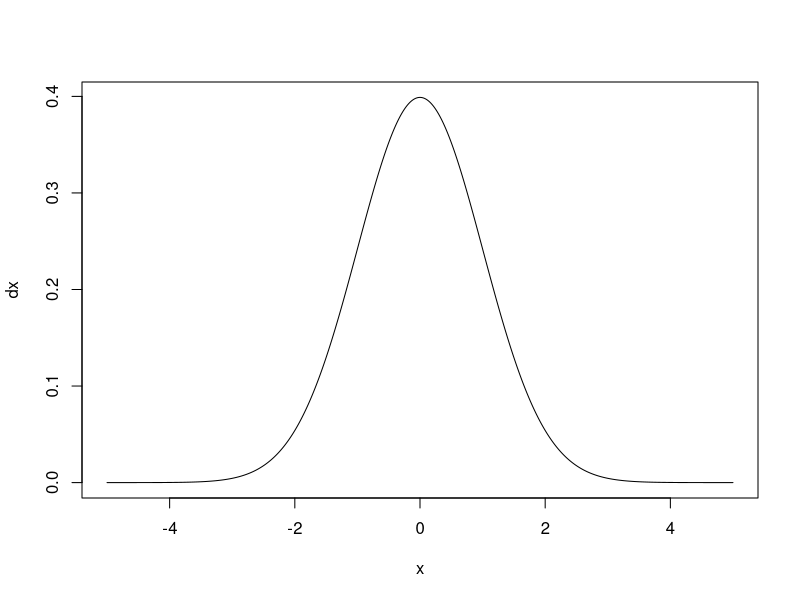
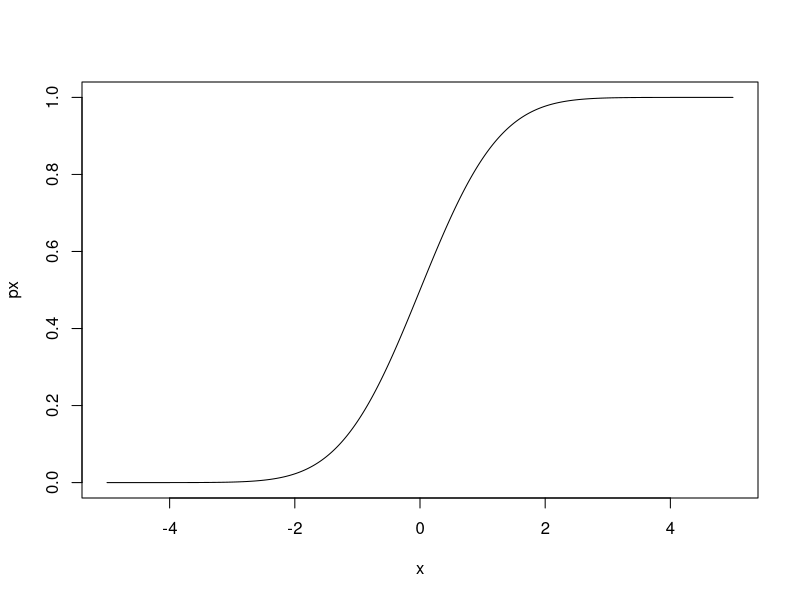
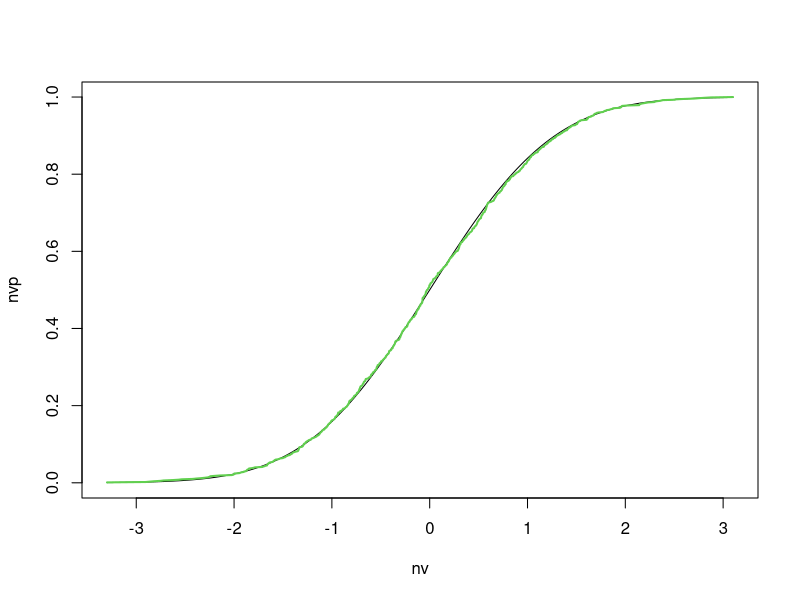
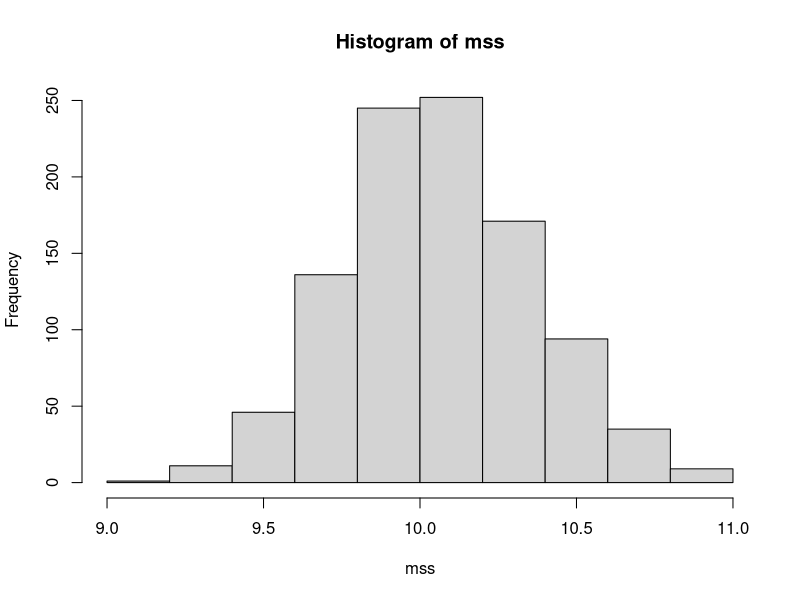
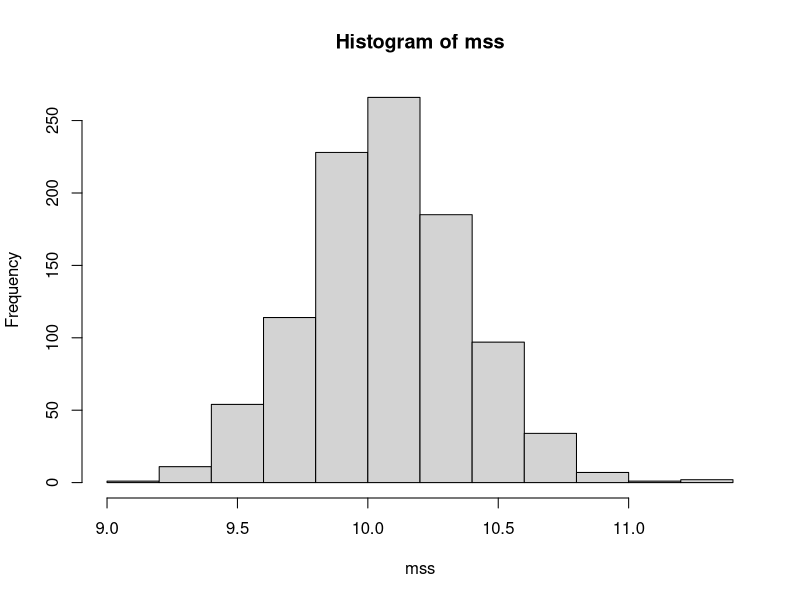
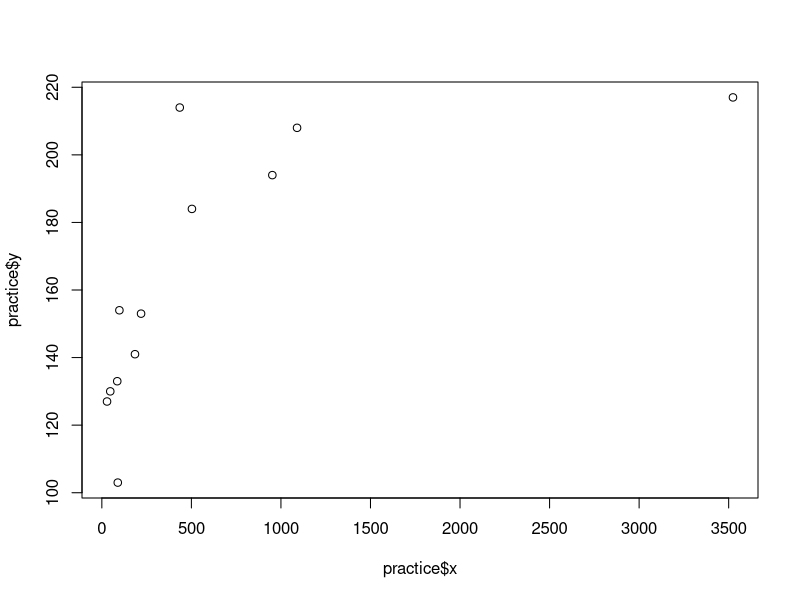
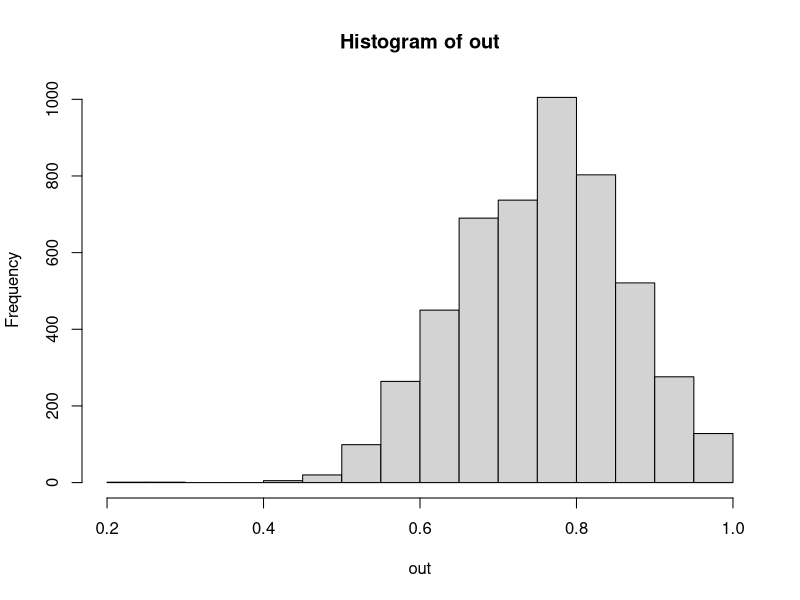
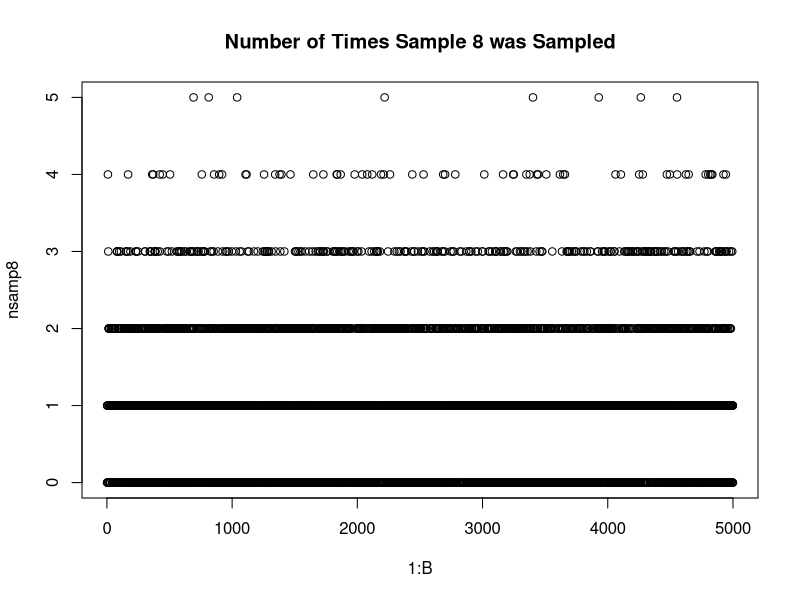

These figures' R source, in order:
## ---- chunk 1
knitr::opts_chunk$set(echo = TRUE, message = F, warning = F)
library(tidyr)
library(purrr)
library(magrittr)
library(dplyr)
library(tibble)
## ---- chunk 2

## ---- chunk 3
#generate ssome random sequence
x <- sort(seq(-5,5,length=1000))
#probability of each value in x
dx <- dnorm(x)
#Density plot of x
plot(x,dx,type='l')
#Probability Distribution
px <- pnorm(x)
#plot of the Probability Distribution
plot(x,px,type='l')
## ---- chunk 4
#simulate 1000 values from the normal distribution and sort them
nv <- sort(rnorm(1000,0,1))
# Obtaining the Distribution Function
nvp <- pnorm(nv)
#plotting the distribution function
plot(nv,nvp,type='l')
##getting the empirical distribution
emnv <- (1:length(nv))/length(nv)
lines(nv,emnv,col=3,lwd=2)
## ---- chunk 5
# A sample of 10 shoe sizes
ss <- c(11.201, 10.035, 11.118, 9.055, 9.434, 9.663, 10.403, 11.662, 9.285,8.84)
#summary statistics of shoe size
mean(ss)
var(ss)
sd(ss)
#variacne of the sample mean
var(ss)/length(ss)
#standard error 
sd(ss)/sqrt(length(ss))
## ---- chunk 6
n <- length(ss)
B <- 1000
mss <- numeric(B)
#bootstrapping algorithm
set.seed(1000)
for(i in 1:B){
  sams <- sample(ss,n,replace = T)
  mss[[i]] <- mean(sams)
}
#
mean(mss)
#
var(mss)
#
sd(mss)
## ---- chunk 7
hist(mss)
## ---- chunk 8
n <- length(ss)
B <- 1000
mss <- numeric(B)
#bootstrapping algorithm
set.seed(1000)
for(i in 1:B){
  sams <- rnorm(n,mean(ss),sd(ss))
  mss[[i]] <- mean(sams)
}
#
mean(mss)
#
var(mss)
#
sd(mss)
## ---- chunk 9
hist(mss)
## ---- chunk 10
#dataset
practice <- tibble(x=c(29,435,86,1090,219,503,47,3524,185,98,952,89),
                   y=c(127,214,133,208,153,184,130,217,141,154,194,103))
#observed correlation
cor(practice$x,practice$y)
#scatter plot
plot(practice$x,practice$y)
B <- 5000
out <- vector("numeric",B)
nsamp8 <- vector("numeric",B)
for(i in 1:B){
  rs <- sample(1:length(practice$x),length(practice$x),replace = T)
  #number of times observation 8 was sampled
  nsamp8[[i]] <- sum(rs==8)
  #sim <- practice[rs,]
  sim <- practice %>% slice(rs)
  out[[i]] <- cor(sim$x,sim$y)
}
#correlation estimate
mean(out)
#variance of bootstrap replicate
var(out)
#sd of bootstrap replicate
sd(out)
## ---- chunk 11
hist(out)
## ---- chunk 12
#correlation without observation 8
practice2 <- practice %>% filter(x < 2000 & y < 2000)
cor(practice2$x,practice2$y)
#Number of times Observation 8 was sampled
plot(1:B,nsamp8,main='Number of Times Sample 8 was Sampled')
#Correlation vs Number of Times Sample 8 was taken
boxplot(out~factor(nsamp8),col=5)
